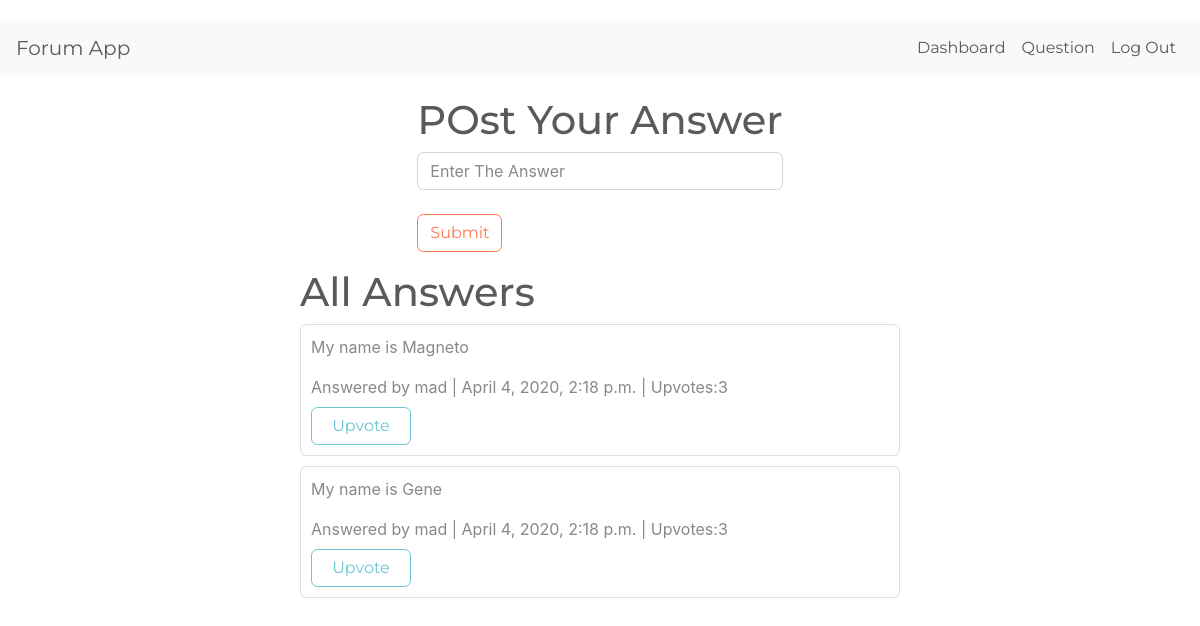
Screenshot of /discussion/1/ (signed in) with the database file from the repository.
### forum/models.py (models this page shows)
class Answer(models.Model):
    answer=models.TextField()
    timestamp=models.DateTimeField(auto_now=True)
    question=models.ForeignKey(Question,on_delete=models.CASCADE,null=True,blank=True)
    author=models.ForeignKey(User,on_delete=models.CASCADE,null=True,blank=True)
    upvotes=models.IntegerField(default=1)

### forum/views.py (the view, shortened to what this page needs)
# urls.py: path('discussion/<int:discussion_id>/',discussion),
def discussion(request,discussion_id):
    question_instance=Question.objects.get(pk=discussion_id)
    disc=Answer.objects.filter(question=question_instance)
    return render(request,"discussion.html",{"question":question_instance,"discussion":disc})

### forum/templates/discussion.html (shortened to what this page needs)
{% extends 'base.html' %}
{% block body %}
    <div>
        <h1>POst Your Answer</h1>
        <form action="/discussion/{{question.id}}/" method="post" class="form-group">
            <input type="text" name="answer" class="form-control" placeholder="Enter The Answer">
            <br>
            <button type="submit" class="btn btn-outline-danger">Submit</button>
        </form>
    </div>
    <div>
        <h1>All Answers</h1>
        {% for a in discussion %}
        <div class="card" style="padding: 10px;width: 600px;margin-bottom: 10px;">
            <p>{{a.answer}}</p>
            <label> Answered by {{a.author}} | {{a.timestamp}} | Upvotes:{{a.upvotes}}</label>
            <a href="/upvote/{{a.id}}/"><button class="btn btn-outline-info" style="width: 100px;">Upvote</button></a>
        </div>
        {% endfor %}
    </div>
{% endblock %}

### rows the page displays
Answer: answer "My name is Magneto", author "mad", timestamp "April 4, 2020, 2:18 p.m.", upvotes "3"
Answer: answer "My name is Gene", author "mad", timestamp "April 4, 2020, 2:18 p.m.", upvotes "3"
